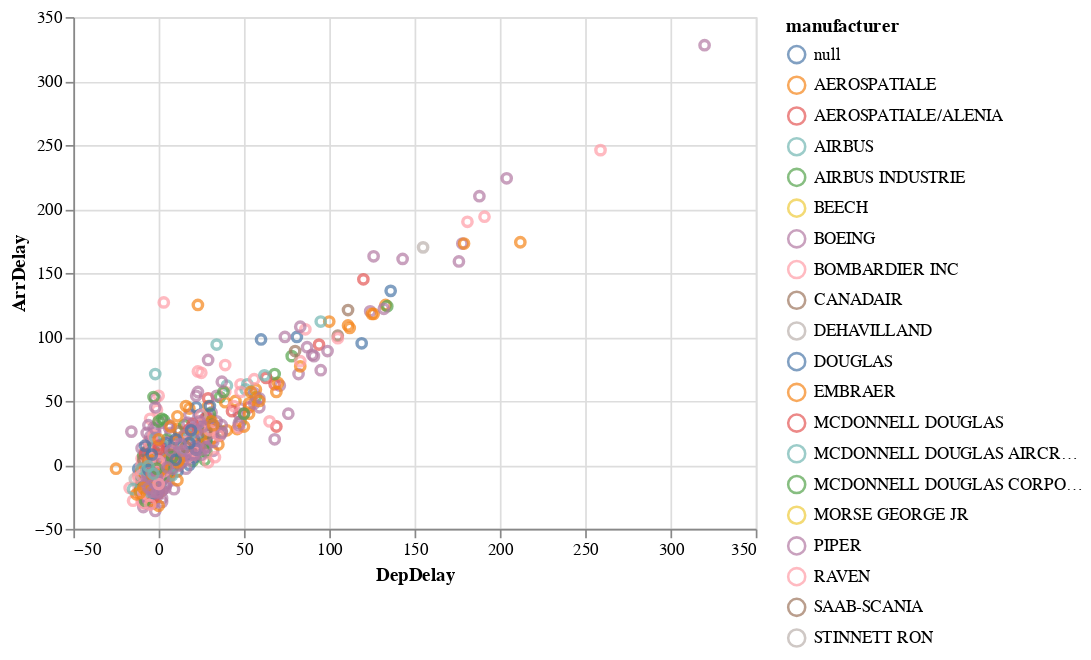

This figure's notebook cell:
### Code cell
alt.Chart(flights_sample).mark_point().encode(
    x='DepDelay:Q',
    y='ArrDelay:Q',
    color='manufacturer:N',
    tooltip=['DepDelay', 'ArrDelay', 'Distance', 'manufacturer', 'model']
)

### Figure 1 — Vega-Lite specification as saved in the notebook (floating-point values rounded to 4 significant figures; data arrays with more than 128 entries replaced by an {"elided": "..."} marker saying what was removed)
{"config": {"view": {"continuousWidth": 400, "continuousHeight": 300}}, "data": {"name": "data-fe4d49cb013a69a9330b3c1bc5654c2e"}, "mark": "point", "encoding": {"color": {"type": "nominal", "field": "manufacturer"}, "tooltip": [{"type": "quantitative", "field": "DepDelay"}, {"type": "quantitative", "field": "ArrDelay"}, {"type": "quantitative", "field": "Distance"}, {"type": "nominal", "field": "manufacturer"}, {"type": "nominal", "field": "model"}], "x": {"type": "quantitative", "field": "DepDelay"}, "y": {"type": "quantitative", "field": "ArrDelay"}}, "$schema": "https://vega.github.io/schema/vega-lite/v4.0.0.json", "datasets": {"data-fe4d49cb013a69a9330b3c1bc5654c2e": {"elided": "1000 records"}}}
